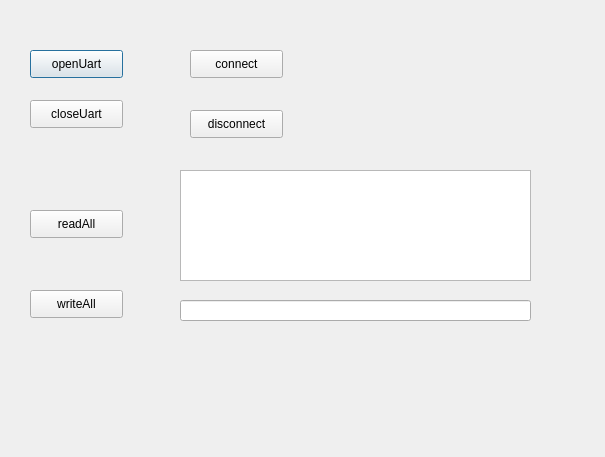
<?xml version="1.0" encoding="UTF-8"?>
<ui version="4.0">
 <class>DialogUart</class>
 <widget class="QDialog" name="DialogUart">
  <property name="geometry">
   <rect>
    <x>0</x>
    <y>0</y>
    <width>605</width>
    <height>457</height>
   </rect>
  </property>
  <property name="windowTitle">
   <string>Dialog</string>
  </property>
  <widget class="QPushButton" name="btnUartOpen">
   <property name="geometry">
    <rect>
     <x>30</x>
     <y>50</y>
     <width>93</width>
     <height>28</height>
    </rect>
   </property>
   <property name="text">
    <string>openUart</string>
   </property>
  </widget>
  <widget class="QPushButton" name="btnUartClose">
   <property name="geometry">
    <rect>
     <x>30</x>
     <y>100</y>
     <width>93</width>
     <height>28</height>
    </rect>
   </property>
   <property name="text">
    <string>closeUart</string>
   </property>
  </widget>
  <widget class="QPushButton" name="btnConnect">
   <property name="geometry">
    <rect>
     <x>190</x>
     <y>50</y>
     <width>93</width>
     <height>28</height>
    </rect>
   </property>
   <property name="text">
    <string>connect</string>
   </property>
  </widget>
  <widget class="QPushButton" name="btnDisConnect">
   <property name="geometry">
    <rect>
     <x>190</x>
     <y>110</y>
     <width>93</width>
     <height>28</height>
    </rect>
   </property>
   <property name="text">
    <string>disconnect</string>
   </property>
  </widget>
  <widget class="QPushButton" name="readAll">
   <property name="geometry">
    <rect>
     <x>30</x>
     <y>210</y>
     <width>93</width>
     <height>28</height>
    </rect>
   </property>
   <property name="text">
    <string>readAll</string>
   </property>
  </widget>
  <widget class="QPushButton" name="writeAll">
   <property name="geometry">
    <rect>
     <x>30</x>
     <y>290</y>
     <width>93</width>
     <height>28</height>
    </rect>
   </property>
   <property name="text">
    <string>writeAll</string>
   </property>
  </widget>
  <widget class="QTextBrowser" name="readText">
   <property name="geometry">
    <rect>
     <x>180</x>
     <y>170</y>
     <width>351</width>
     <height>111</height>
    </rect>
   </property>
  </widget>
  <widget class="QLineEdit" name="writeText">
   <property name="geometry">
    <rect>
     <x>180</x>
     <y>300</y>
     <width>351</width>
     <height>21</height>
    </rect>
   </property>
  </widget>
 </widget>
 <resources/>
 <connections/>
</ui>
